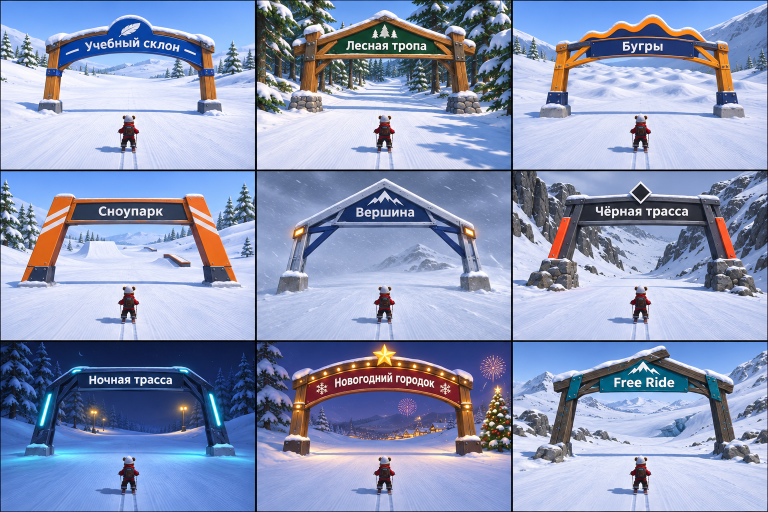
#> input picture art/course-kit/arches-reference.png, 1536 x 1024 px (shown at 1/2 size)
$ python build-unity-arches.py
#> lines starting #> are read from the running program, lines starting #| are printed output that depends on the picture; after the words box and inside, x2 and y2 are one past the last pixel; in counts of white or black regions, pixels touching at a corner belong together
"""Bake the nine painted gate designs to closed meshes for Mountain.unity.

Run from the repository root with Python, Pillow and NumPy. Coordinates describe
individual pieces on the supplied design sheet. Fronts use the original paint;
the snow lip, sides, underside and back of each piece have their own geometry.
"""
from collections import defaultdict
from pathlib import Path
import math
import struct

import numpy as np
from PIL import Image, ImageDraw, ImageFilter

ROOT = Path(__file__).resolve().parents[1]
ART = ROOT / "art/course-kit/arches-reference.png"
RACE = ROOT / "unity/OwlSlope/Assets/Resources/Race"
ATLAS = "arch-paint"
SHEET = Image.open(ART).convert("RGB")
#> SHEET is the input picture: PIL image 1536x1024 RGB; mean R, G, B 140.5, 152.1, 184.7
MASK = Image.new("L", SHEET.size)
#> MASK: PIL image 1536x1024 L; every value is 0
INK = ImageDraw.Draw(MASK)
SWATCH = {
    "wood": (129, 79, 40), "umber": (83, 61, 46), "blue": (37, 69, 125),
    "stone": (112, 119, 130), "iron": (51, 62, 77), "silver": (136, 156, 183),
    "gold": (234, 164, 42), "orange": (219, 90, 24), "teal": (43, 125, 134),
    "green": (36, 80, 54), "wine": (110, 40, 46), "snow": (226, 236, 247),
    "cyan": (95, 226, 255), "amber": (255, 195, 77)
}

# Local pixel coordinates; material, front relief (metres), depth, polygon.
def part(material, relief, depth, outline):
    pts = [tuple(map(float, pair.split(","))) for pair in outline.split()]
    return material, relief, depth, pts

def pair(material, relief, depth, left, right):
    return [part(material, relief, depth, s) for s in (left, right)]

# For each design the inner edges of the supports define the old clear width.
def designs():
    return [
        (122, 395, 226, 5.02, 89, [
            *pair("wood", .28, 1.08,
                  "94,89 122,83 116,145 112,207 86,210",
                  "400,84 424,91 433,207 406,210"),
            part("blue", .42, .95, "93,86 105,76 151,64 213,51 228,37 245,31 263,30 280,35 296,47 304,54 348,59 396,69 420,80 427,92 402,103 399,132 369,119 322,108 273,103 232,103 188,107 148,116 123,132 118,102 94,107"),
            *pair("blue", .58, 1.23, "94,137 121,139 119,151 92,150", "400,140 427,137 429,150 401,154"),
            *pair("stone", .64, 1.36, "80,204 86,200 113,199 122,205 123,224 77,224", "398,205 404,201 430,200 439,206 441,223 396,224")
        ]),
        (133, 380, 225, 5.05, 94, [
            *pair("wood", .24, 1.27, "96,74 119,64 126,74 118,188 88,203", "383,65 409,68 422,200 391,191"),
            *pair("wood", .32, .78, "111,119 150,77 160,77 122,129", "346,75 357,77 401,120 397,129"),
            part("green", .38, .74, "122,91 252,37 385,88 392,112 122,113"),
            part("wood", .56, 1.08, "74,85 92,77 245,22 255,21 267,26 427,82 438,91 436,102 414,102 256,39 94,101 77,110"),
            part("wood", .52, .93, "99,110 410,109 413,117 100,120"),
            *pair("wood", .67, 1.38, "95,68 101,58 119,54 128,60 123,119 96,118", "380,60 390,54 409,59 416,65 413,120 388,119"),
            *pair("stone", .74, 1.58, "67,211 74,199 86,195 88,188 98,183 113,182 124,188 130,198 133,217 126,224 66,224", "378,219 381,202 388,192 391,185 406,180 421,185 430,193 435,205 445,216 445,225 384,224")
        ]),
        (115, 403, 233, 5.04, 94, [
            *pair("gold", .30, .96, "91,93 113,90 105,199 78,203", "407,92 429,90 442,201 416,200"),
            *pair("gold", .32, .74, "103,127 163,85 171,87 111,139", "344,86 350,85 419,128 417,138"),
            part("gold", .42, 1.04, "92,93 117,87 142,80 152,69 160,66 173,64 182,67 190,66 200,58 210,48 220,44 229,45 240,50 247,50 256,46 266,38 273,33 282,31 291,33 301,38 312,50 319,57 328,61 340,61 349,58 357,57 364,58 375,66 388,78 406,84 426,88 431,101 402,105 373,91 350,83 303,78 252,77 201,79 155,84 119,98 93,104"),
            part("blue", .56, .78, "156,85 202,78 247,75 291,75 338,78 364,83 363,114 315,110 269,108 218,110 158,115"),
            *pair("iron", .68, 1.19, "74,184 109,184 112,215 68,215", "408,184 442,183 450,216 407,215"),
            *pair("stone", .72, 1.36, "59,215 68,211 107,210 115,216 116,233 56,234", "403,216 411,210 448,210 458,215 462,232 403,232")
        ]),
        (111, 404, 225, 5.06, 83, [
            part("orange", .36, 1.03, "131,57 376,56 388,107 120,108"),
            part("iron", .46, .77, "150,64 366,64 375,101 140,101"),
            *pair("orange", .56, 1.22, "43,220 111,53 119,48 141,49 148,54 103,215 95,222", "366,56 371,50 398,50 406,56 471,221 415,222"),
            *pair("iron", .69, 1.40, "61,192 103,193 108,221 49,222", "407,193 450,193 464,221 411,222")
        ]),
        (100, 408, 244, 5.22, 84, [
            *pair("silver", .33, 1.17, "46,215 70,114 98,101 83,214", "408,105 434,110 457,212 423,216"),
            *pair("blue", .36, .89, "79,155 156,104 170,106 83,176", "342,106 355,104 430,155 429,170"),
            part("blue", .42, .90, "164,75 252,31 267,38 341,76 357,104 150,104"),
            part("silver", .54, 1.18, "75,114 253,16 258,17 434,111 436,124 256,34 81,129"),
            part("silver", .50, .96, "126,103 373,103 381,110 118,111"),
            *pair("iron", .65, 1.28, "76,113 101,102 97,127 71,137", "412,105 436,115 441,136 416,127"),
            *pair("amber", .75, .19, "82,117 96,112 93,122 80,128", "418,113 432,119 435,127 419,122"),
            *pair("stone", .71, 1.60, "48,215 56,204 91,204 101,212 98,239 41,244", "407,213 414,205 448,204 461,214 468,238 414,240")
        ]),
        (130, 386, 239, 5.07, 83, [
            part("iron", .37, 1.20, "107,56 136,51 383,51 407,56 397,111 123,111"),
            part("iron", .43, .86, "139,64 376,63 387,101 132,101"),
            *pair("iron", .45, 1.32, "70,187 104,64 111,54 145,54 109,187", "368,55 399,55 411,64 444,185 408,186"),
            *pair("orange", .58, .48, "73,176 101,96 116,96 92,177", "406,96 420,96 448,177 430,176"),
            part("silver", .65, .55, "235,44 256,22 279,44 257,67"),
            *pair("stone", .73, 1.88, "31,223 37,207 52,200 59,181 71,175 92,175 104,178 118,176 130,188 128,231 91,235 72,233 46,237", "386,230 392,197 403,181 420,175 439,178 452,191 462,204 476,210 482,235 445,235 429,232 404,235")
        ]),
        (107, 409, 229, 5.11, 80, [
            part("iron", .38, .87, "149,58 365,58 370,98 153,98"),
            *pair("blue", .46, 1.19, "57,212 87,105 94,92 145,54 160,52 163,65 117,106 102,209", "354,54 373,55 421,92 429,105 458,209 417,211 401,110 351,66"),
            part("blue", .50, 1.02, "145,55 156,52 363,52 375,56 370,63 149,64"),
            *pair("cyan", .59, .17, "80,169 96,107 103,103 88,166 84,169", "416,104 423,108 440,166 436,170 433,168"),
            *pair("cyan", .59, .17, "145,59 152,55 162,55 160,59 151,60 148,63", "357,55 367,55 374,60 373,63 368,61 359,60"),
            *pair("stone", .66, 1.47, "51,216 57,209 94,205 107,212 106,226 48,228", "409,214 416,207 450,205 463,211 470,226 413,228")
        ]),
        (107, 398, 226, 5.12, 81, [
            *pair("wood", .29, 1.20, "77,83 106,81 98,203 66,207", "401,81 430,84 440,203 407,203"),
            part("wine", .45, 1.06, "74,79 90,67 124,53 170,39 215,31 250,28 294,31 339,39 389,55 422,70 431,82 428,95 411,91 407,130 377,114 341,103 296,97 256,95 210,97 173,103 137,115 100,133 100,90 75,98"),
            *pair("gold", .58, 1.32, "76,124 101,125 98,138 73,136", "407,126 431,123 434,138 408,139"),
            part("gold", .73, .48, "234,23 250,22 256,6 263,21 279,22 267,33 270,48 257,40 244,48 247,34"),
            *pair("stone", .68, 1.52, "56,201 64,193 90,190 105,197 106,221 56,225", "398,201 405,193 437,191 446,199 451,219 401,226")
        ]),
        (119, 399, 239, 5.14, 81, [
            *pair("umber", .33, 1.22, "76,209 99,86 123,68 127,77 112,211", "384,71 410,83 438,210 405,214"),
            *pair("wood", .38, .84, "109,103 165,71 175,73 121,113", "337,73 347,71 406,103 397,113"),
            part("teal", .46, .84, "176,75 258,36 351,75 351,100 176,100"),
            part("umber", .49, 1.23, "81,77 96,69 287,13 300,13 309,24 91,98 81,97"),
            part("wood", .61, 1.23, "254,34 271,27 423,72 438,82 438,94 423,96"),
            *pair("teal", .72, 1.36, "120,71 141,66 130,111 107,118", "390,65 408,71 419,115 397,109"),
            *pair("stone", .77, 1.66, "49,222 60,215 75,214 82,207 92,204 110,204 121,214 118,232 96,234 80,232 69,237 45,235", "402,226 409,213 424,206 439,205 453,211 465,225 478,229 490,240 449,238 429,231 412,233")
        ])
    ]


def cross(a, b, c):
    return (b[0]-a[0])*(c[1]-a[1]) - (b[1]-a[1])*(c[0]-a[0])


def triangulate(points):
    # The gables, crescent lintels and star have concave profiles.
    active = list(range(len(points)))
    area = sum(p[0]*q[1]-q[0]*p[1] for p,q in zip(points, points[1:]+points[:1]))
    if area < 0:
        active.reverse()
    result = []
    while len(active) > 2:
        for i, b in enumerate(active):
            a, c = active[i-1], active[(i+1) % len(active)]
            turn = cross(points[a], points[b], points[c])
            if abs(turn) < .001:
                active.pop(i)
                break
            if turn < 0 or any(min(cross(points[a],points[b],points[j]),
                                   cross(points[b],points[c],points[j]),
                                   cross(points[c],points[a],points[j])) >= -.0001
                               for j in active if j not in (a,b,c)):
                continue
            result.append((a,b,c))
            active.pop(i)
            break
        else:
            raise ValueError(f"Intersecting outline at {points}")
    return result


class Gate:
    def __init__(self, stage, half, start=False):
        left, right, self.ground, centre_height, sign_y, pieces = designs()[stage]
        self.mid = (left+right)*.5
        self.sx = 2*half/(right-left)
        self.sy = (5.55 if start else centre_height*1.34)/(self.ground-sign_y)
        self.ox, self.oy = stage % 3 * 512, (0,342,683)[stage//3]
        self.stage = stage
        self.buffers = defaultdict(lambda: ([], [], [], [], []))
        for material, relief, depth, path in pieces:
            self.solid(material, relief, depth, path)
        if stage == 7:
            for x,y in [(85,86),(114,74),(139,64),(165,56),(194,50),(222,46),
                        (286,46),(316,50),(344,57),(371,65),(397,74),(424,86),(85,131),(422,131)]:
                # Proud glass lenses on the wooden valance and on the post collars.
                ring = [(x+3*math.cos(i*math.pi/4), y+3.5*math.sin(i*math.pi/4)) for i in range(8)]
                self.solid("amber", .74, .19, ring, lamp=True)
        self.fit_opening(half)

    def fit_opening(self, half):
        # The old support interiors are at ±5.82 m on the start and ±6.74 m
        # on transitions. Fit the bevels and slanted posts, including the part
        # that can be exposed on the low side of a bank, to the same corridor.
        low, high = -1.2, 2.4
        edges = []
        for positions, _, _, _, indices in self.buffers.values():
            tri = np.asarray(positions)[indices].reshape((-1,3,3))
            following = tri[:,[1,2,0]]
            within = (tri[:,:,1]>=low) & (tri[:,:,1]<=high)
            edges.extend(tri[:,:,0][within])
            for height in (low,high):
                hit = (tri[:,:,1]<height) != (following[:,:,1]<height)
                a,b = tri[hit],following[hit]
                t = (height-a[:,1])/(b[:,1]-a[:,1])
                edges.extend(a[:,0]+(b[:,0]-a[:,0])*t)
        left = half/min(-x for x in edges if x<0)
        right = half/min(x for x in edges if x>0)
        for positions, _, _, _, _ in self.buffers.values():
            positions[:] = [(x*(left if x<0 else right),y,z) for x,y,z in positions]

    def point(self, xy, z):
        return ((xy[0]-self.mid)*self.sx, (self.ground-xy[1])*self.sy, z)

    def uv(self, xy):
        return ((self.ox+xy[0]+.5)/2048, 1-(self.oy+xy[1]+.5)/1024)

    def face(self, key, points, coords, shades, triangles, normal):
        pos, normals, uv, colors, ix = self.buffers[key]
        base = len(pos)
        pos.extend(points)
        normals.extend([normal]*len(points))
        uv.extend(coords)
        colors.extend(shades)
        ix.extend(base+j for tri in triangles for j in tri)

    def solid(self, mat, relief, depth, points, lamp=False):
        offset = [(self.ox+x,self.oy+y) for x,y in points]
        INK.polygon(offset, fill=255)
        # The buried skirt continues each footing below both sides of the bank.
        # Extend only the lower outline; UVs remain on the last row of painted rock.
        lowest = max(y for x,y in points)
        burial = mat=="stone" or mat=="iron" and self.stage==3
        def vertex(xy,z):
            x,y,z = self.point(xy,z)
            if burial and xy[1]>self.ground-14:
                y -= 1.85*max(0,1-(lowest-xy[1])/8)
            return x,y,z
        is_light = mat in ("amber","cyan") or self.stage==7 and mat=="gold" and depth<.6
        front_key = ("" if lamp else ATLAS, 0, 0, 232 if is_light else (94 if self.stage==6 else 12))
        tri = triangulate(points)
        n = len(points)
        front, back = -relief, depth-relief
        tex = [self.uv(v) for v in points]
        white = [(255,236,154,255) if lamp else (255,255,255,255)]*n
        self.face(front_key, [vertex(v,front) for v in points], tex, white, tri, (0,0,-1))
        self.face((ATLAS,0,1,0), [vertex(v,back) for v in points], tex,
                  [(196,205,217,255)]*n, [t[::-1] for t in tri], (0,0,1))
        winding = 1 if sum(p[0]*q[1]-q[0]*p[1] for p,q in zip(points,points[1:]+points[:1]))>0 else -1
        for j,p in enumerate(points):
            q = points[(j+1)%n]
            a,b = vertex(p,front),vertex(q,front)
            dx,dy = b[0]-a[0],b[1]-a[1]
            norm = math.hypot(dx,dy)
            if norm < 1e-5:
                continue
            normal = (-dy*winding/norm, dx*winding/norm, 0)
            rgb = np.array(SWATCH[mat])
            if normal[1]>.49 and not is_light:
                rgb = np.array(SWATCH["snow"])
            # Separate rolled lip, reveal and exterior wall. Side values depend
            # on facet direction so the cross section reads even in diffuse fog.
            bevel = min(.07,depth*.18)
            ax,ay = normal[0]*bevel,normal[1]*bevel
            rims = [(front,0),(front+bevel,1),(back-bevel,1),(back,0)]
            for (za,k),(zb,l) in zip(rims,rims[1:]):
                verts = [(a[0]+ax*k,a[1]+ay*k,za),(b[0]+ax*k,b[1]+ay*k,za),
                         (b[0]+ax*l,b[1]+ay*l,zb),(a[0]+ax*l,a[1]+ay*l,zb)]
                scale = .86 if k==l else 1.08
                color = tuple(np.clip(rgb*scale,0,255).astype(int))+(255,)
                self.face(("",0,1,8),verts,[(0,0)]*4,[color]*4,[(0,1,2),(0,2,3)],normal)

    def save(self,name):
        with (RACE/"Models"/(name+".bytes")).open("wb") as f:
            def integer(i): f.write(struct.pack("<i",i))
            integer(len(self.buffers))
            for (texture,blend,lit,glow),(pos,norm,uv,col,ix) in self.buffers.items():
                name_bytes = texture.encode()
                integer(len(name_bytes)); f.write(name_bytes)
                for v in (blend,lit,glow,len(pos)): integer(v)
                for data,dtype in [(pos,"<f4"),(np.rint(np.array(norm)*127),"i1"),(uv,"<f4"),(col,"u1")]:
                    f.write(np.asarray(data,dtype=dtype).tobytes())
                integer(len(ix)); f.write(np.asarray(ix,dtype="<i4").tobytes()); integer(0)
        print(name, sum(len(ix)//3 for *_,ix in self.buffers.values()), "triangles")


if __name__ == "__main__":
    for i in range(9):
        Gate(i,6.74).save(f"arch{i}")
    Gate(0,5.82,start=True).save("startArch")
    atlas = Image.new("RGB",(2048,1024),(73,77,85))
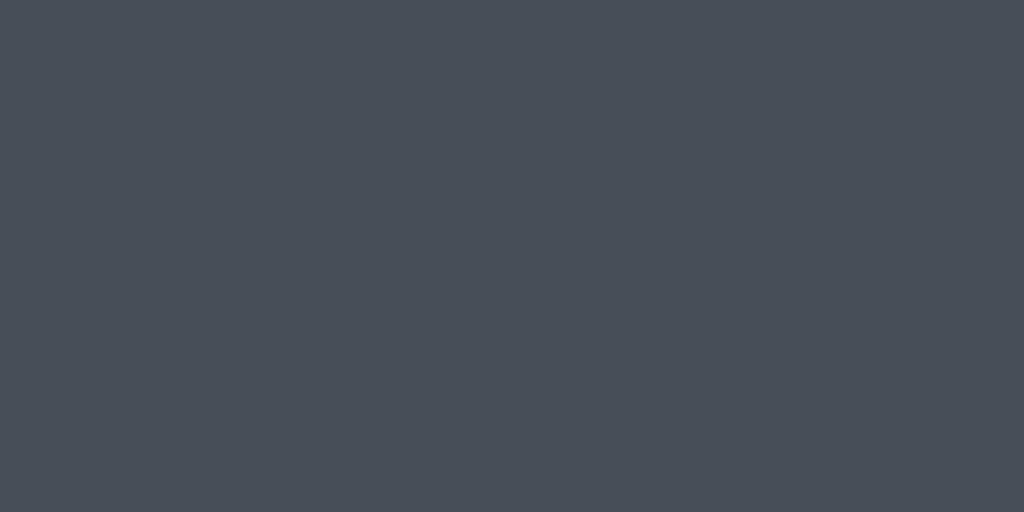
#> atlas: PIL image 2048x1024 RGB (shown at 1/2 size); mean R, G, B 73, 77, 85
    atlas.paste(SHEET,(0,0),MASK.filter(ImageFilter.MaxFilter(9)))
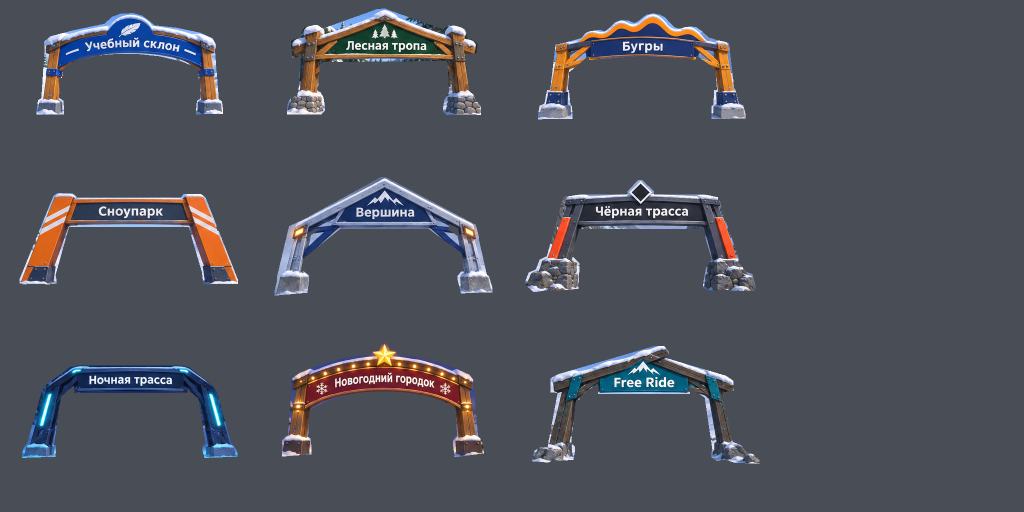
#> atlas: PIL image 2048x1024 RGB (shown at 1/2 size); mean R, G, B 79.1, 81.7, 90.2
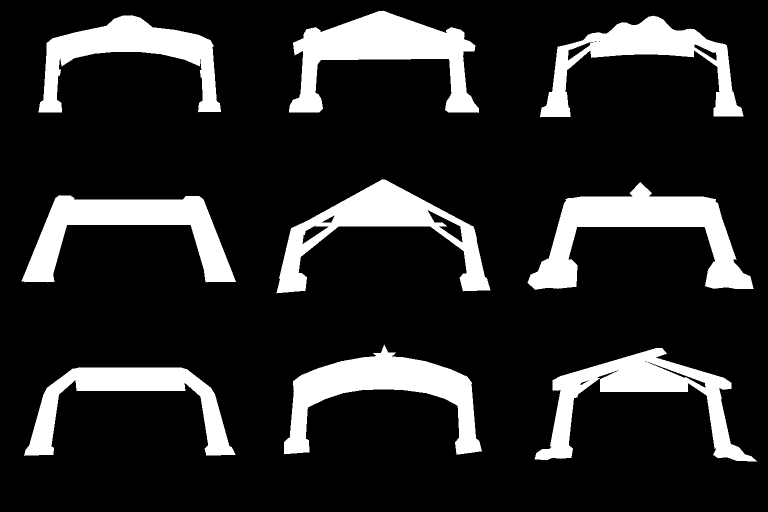
#> MASK: PIL image 1536x1024 L (shown at 1/2 size); 16.2% white; 9 white regions, largest, box (x1, y1, x2, y2) and area: (1055, 364, 1507, 580) 34315, (578, 21, 958, 226) 32741, (568, 689, 964, 910) 30631
    atlas.save(RACE/"Textures"/(ATLAS+".png"),optimize=True)
